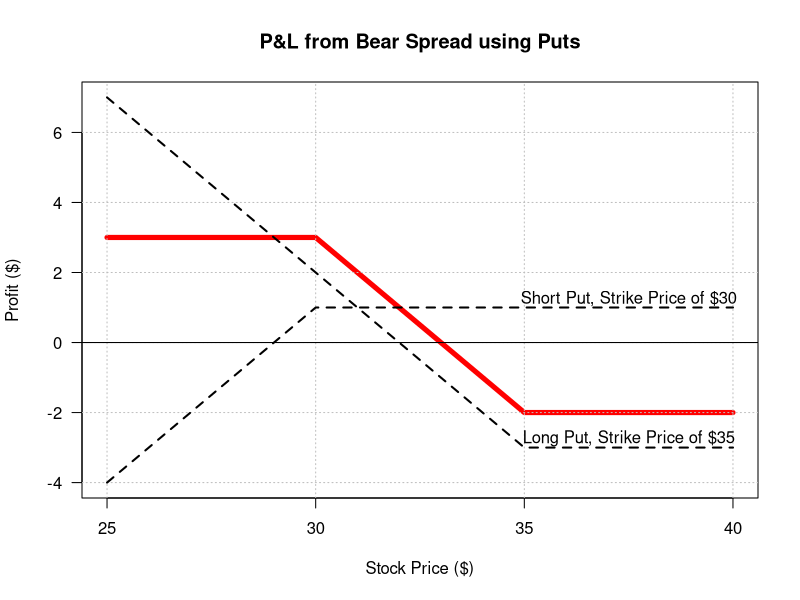

The R source for this figure:
spread.bear.put <- function(k1, k2, c1, c2){ # Bear Spread using Puts
  
  if (isTRUE(k1 >= k2)){ message("Short put cannot be higher than Long Put") }
  
  else { # if strike prices are fine, let us define long and short puts:
    
    L <- rbind(cbind(seq(k1 - 5, k2, 1), k1 + c2 - c1 - seq(k1 - 5, k2, 1)),
               cbind(seq(k2 + 1, k2 + 5, 1), -c2)) # Long Put
    
    S <- rbind(cbind(seq(k1 - 5, k1 - 1, 1), seq(k1 - 5, k1 - 1, 1) - k1 + c1),
               cbind(seq(k1, k2 + 5, 1), c1)) # Short Put
    
    colnames(L) <- c("Stock Price", "Profit from Long Put") # Column names         
    colnames(S) <- c("Stock Price", "Profit from Short Put")       
    
    DF <- merge(L, S, by = "Stock Price") # Merge stock and option data frames
    
    DF$`Total Payoff` <- DF[,2] + DF[,3] # Calculate total pay-off from puts
    
    plot(x = DF[,1], y = DF[,4], las = 1, ylab = "Profit ($)", type = "l",
         xlab = "Stock Price ($)", ylim = c(min(DF[,2:4]), max(DF[,2:4])),
         main = "P&L from Bear Spread using Puts", lwd = 5, col = "red")
    
    grid(nx = NULL, ny = NULL, col = "grey", lty = 3) # Grid and lines for puts
    
    for (n in 2:3){ lines(x = DF[,1], y = DF[,n], lwd = 2, lty = 2) }
    
    abline(h = 0) # Break Even line
    
    text(x = k2 + 2.5, y = 1.25, sprintf("Short Put, Strike Price of $%s", k1))
    text(x = k2 + 2.5, y = -2.75, sprintf("Long Put, Strike Price of $%s", k2))
    
    DF } # display data frame
}
spread.bear.put(30, 35, 1, 3) # Test
